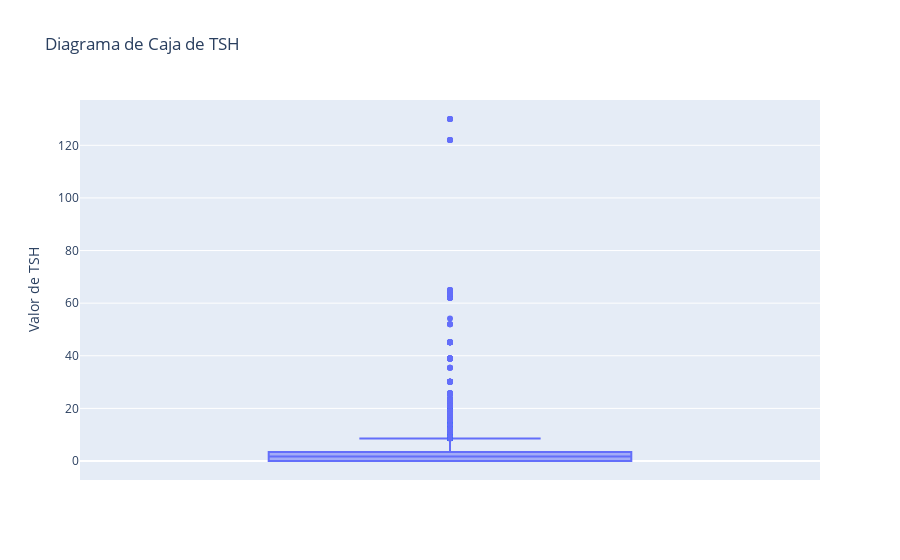

This figure's notebook cell:
### Markdown cell above
Al solo tener una sola categoria se debe eliminar, debido a que no aportaria al modelo

### Code cell
fig = px.box(df_final, y='Hormona Estimulante de la Tiroides (TSH)', title="Diagrama de Caja de TSH",
             labels={'Hormona Estimulante de la Tiroides (TSH)': 'Valor de TSH'})

# Mostrar el diagrama de caja
fig.show()

### Figure 1 — Plotly figure (JSON) as saved in the notebook; plotly's stock layout.template omitted (floating-point values rounded to 4 significant figures; data arrays with more than 128 entries replaced by an {"elided": "..."} marker saying what was removed)
{"data": [{"alignmentgroup": "True", "hovertemplate": "Valor de TSH=%{y}<extra></extra>", "legendgroup": "", "marker": {"color": "#636efa"}, "name": "", "notched": false, "offsetgroup": "", "orientation": "v", "showlegend": false, "type": "box", "x0": " ", "xaxis": "x", "y": {"elided": "30338 float values"}, "y0": " ", "yaxis": "y"}], "layout": {"boxmode": "group", "legend": {"tracegroupgap": 0}, "title": {"text": "Diagrama de Caja de TSH"}, "xaxis": {"anchor": "y", "domain": [0, 1]}, "yaxis": {"anchor": "x", "domain": [0, 1], "title": {"text": "Valor de TSH"}}}}
